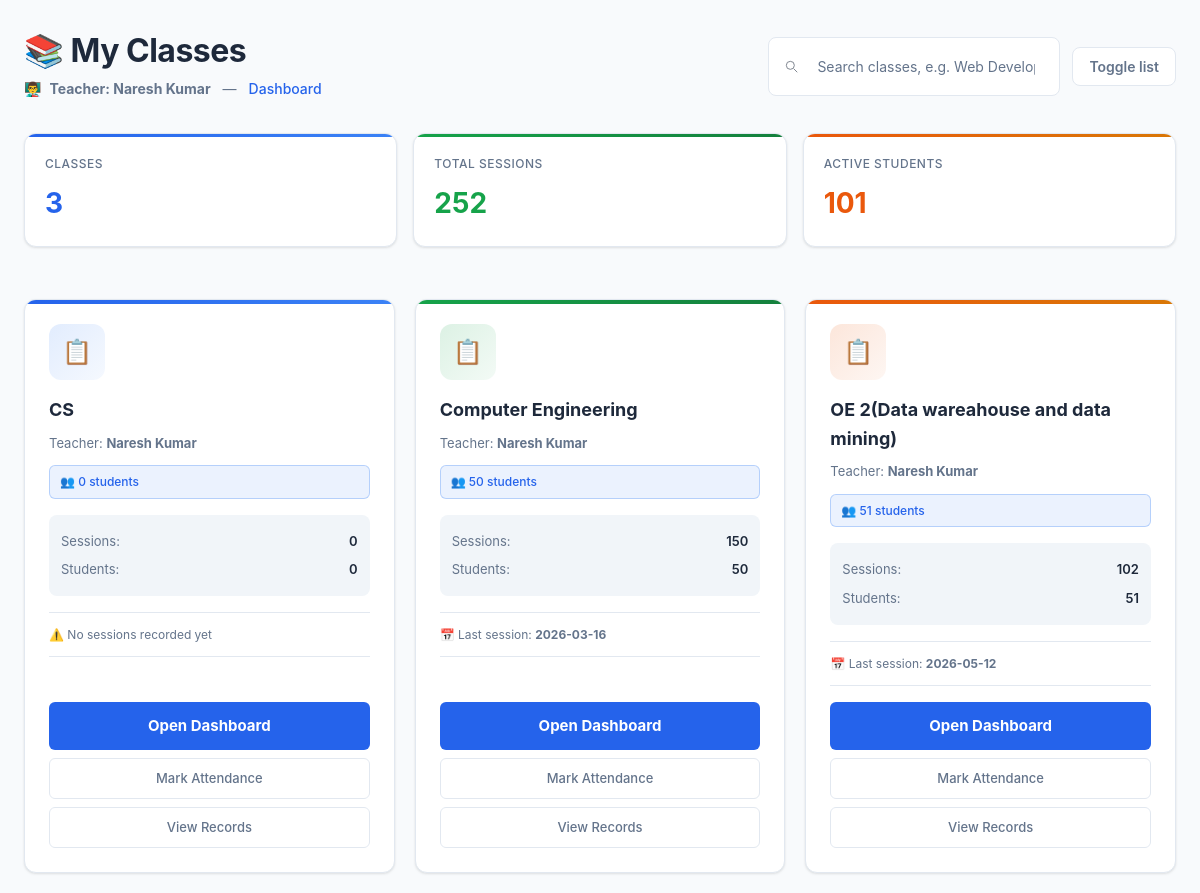
The app's page /teacher/classes (signed in) with its own data.
### app.py (models this page shows)
class User(db.Model):
    id = db.Column(db.Integer, primary_key=True)
    role = db.Column(db.String(20), nullable=False)
    name = db.Column(db.String(100), nullable=False)
    email = db.Column(db.String(100), unique=True, nullable=False)
    password = db.Column(db.String(200), nullable=False)
    roll_number = db.Column(db.String(20), nullable=True)
    branch = db.Column(db.String(100), nullable=True)
    semester = db.Column(db.String(20), nullable=True)
    department = db.Column(db.String(100), nullable=True)

### app.py (the view)
@app.route("/teacher/classes")
def teacher_classes():
    if session.get("role") != "teacher":
        abort(403)
    teacher = User.query.get(session.get("user_id"))
    classes = []
    if teacher and teacher.department:
        classes.append(normalize_subject_name(teacher.department))
    if teacher:
        subjects = [
            row[0]
            for row in db.session.query(Attendance.subject)
            .filter_by(teacher_id=teacher.id)
            .distinct()
            .all()
            or []
        ]
        for s in subjects:
            normalized = normalize_subject_name(s)
            if normalized and normalized not in classes:
                classes.append(normalized)
    classes_info = []
    for s in classes:
        match_values = subject_match_values(s)
        total_sessions = Attendance.query.filter_by(
            teacher_id=teacher.id
        ).filter(Attendance.subject.in_(match_values)
        ).count()
        last_rec = (
            Attendance.query.filter_by(teacher_id=teacher.id)
            .filter(Attendance.subject.in_(match_values))
            .order_by(Attendance.date.desc())
            .first()
        )
        last_date = last_rec.date.isoformat() if last_rec else None
        students_count = (
            db.session.query(Attendance.student_id)
            .filter_by(teacher_id=teacher.id)
            .filter(Attendance.subject.in_(match_values))
            .distinct()
            .count()
        )
        classes_info.append(
            {
                "subject": s,
                "total_sessions": total_sessions,
                "last_date": last_date,
                "students_count": students_count,
            }
        )
    return render_template(
        "teacher_classes.html", teacher=teacher, classes_info=classes_info
    )

### app.py (called while the page is built)
def normalize_subject_name(subject_value):
    s = (subject_value or "").strip()
    if not s:
        return "Unknown"
    if s.lower() == "computer science":
        return "Computer Engineering"
    return s

def subject_match_values(subject_value):
    s = normalize_subject_name(subject_value)
    if s == "Computer Engineering":
        return ["Computer Engineering", "Computer Science"]
    return [s]

### templates/teacher_classes.html (shortened to what this page needs)
<!doctype html>
<html lang="en">
<head>
  <link rel="stylesheet" href="{{ url_for('static', filename='style.css') }}">
</head>
<body>
  <div class="wrap">
    <div class="top">
      <div class="title">
        <h1>📚 My Classes</h1>
        <div class="sub">
          👨‍🏫 <strong>Teacher: {{ teacher.name }}</strong>
          <span style="color: var(--text-muted); margin: 0 4px;">—</span>
          <a href="{{ url_for('teacher_dashboard') }}" style="color: var(--primary); font-weight: 500;">Dashboard</a>
        </div>
      </div>
      <div class="toolbar">
        <div class="search" role="search">
          <svg width="16" height="16" viewBox="0 0 24 24" fill="none" style="margin-right: 8px;"><path d="M21 21l-4.35-4.35" stroke="currentColor" stroke-width="1.4" stroke-linecap="round" stroke-linejoin="round"/><circle cx="11" cy="11" r="6" stroke="currentColor" stroke-width="1.4"/></svg>
          <input id="search" placeholder="Search classes, e.g. Web Development" oninput="filterCards()" />
        </div>
        <div class="controls">
          <button class="btn btn-secondary" onclick="toggleView()">Toggle list</button>
        </div>
      </div>
    </div>
    <div class="summary" id="summaryStrip">
      <div class="stat">
        <div class="stat-label">Classes</div>
        <strong>{{ classes_info|length }}</strong>
      </div>
      <div class="stat">
        <div class="stat-label">Total sessions</div>
        <strong>{{ classes_info|sum(attribute='total_sessions') }}</strong>
      </div>
      <div class="stat">
        <div class="stat-label">Active students</div>
        <strong>{{ classes_info|sum(attribute='students_count') }}</strong>
      </div>
    </div>
    {% if classes_info %}
      <div class="grid" id="cards">
        {% for c in classes_info %}
        <div class="card" data-subject="{{ c.subject|lower }}">
          <div class="card-icon">📋</div>
          <div class="subject">{{ c.subject }}</div>
          <div class="teacher-info">Teacher: <strong>{{ teacher.name }}</strong></div>
          <div class="students-badge">👥 {{ c.students_count }} students</div>
          <div class="card-meta">
            <div class="meta-row">
              <span>Sessions:</span>
              <strong>{{ c.total_sessions }}</strong>
            </div>
            <div class="meta-row">
              <span>Students:</span>
              <strong>{{ c.students_count }}</strong>
            </div>
          </div>
          {% if c.last_date %}
            <div class="last-session">📅 Last session: <strong>{{ c.last_date }}</strong></div>
          {% else %}
            <div class="last-session" style="color: var(--text-muted);">⚠️ No sessions recorded yet</div>
          {% endif %}
          <div class="actions">
            <a href="{{ url_for('teacher_dashboard') }}" class="action-btn">Open Dashboard</a>
            <a href="{{ url_for('select_class_mark') }}" class="action-btn secondary">Mark Attendance</a>
            <a href="{{ url_for('select_class_view') }}" class="action-btn secondary">View Records</a>
          </div>
        </div>
        {% endfor %}
      </div>
    {% else %}
      <div class="empty">
        <h2>No Classes Found</h2>
        <p>No classes yet. Add a subject in your profile or mark attendance to create a class entry.</p>
      </div>
    {% endif %}
  </div>
</body>
</html>

### static/style.css (style rules this page uses)
* { margin: 0; padding: 0; box-sizing: border-box; }
:root { --primary: #2563eb; --primary-dark: #1e40af; --primary-light: #3b82f6; --primary-gradient: linear-gradient(135deg, #2563eb 0%, #3b82f6 100%); --secondary: #06b6d4; --secondary-gradient: linear-gradient(135deg, #06b6d4 0%, #0891b2 100%); --accent: #dc2626; --accent-warm: #ea580c; --accent-warm-gradient: linear-gradient(135deg, #ea580c 0%, #d97706 100%); --success: #16a34a; --success-gradient: linear-gradient(135deg, #16a34a 0%, #15803d 100%); --warning: #ca8a04; --warning-gradient: linear-gradient(135deg, #ca8a04 0%, #b45309 100%); --purple: #9333ea; --purple-gradient: linear-gradient(135deg, #9333ea 0%, #7c3aed 100%); --pink: #ec4899; --pink-gradient: linear-gradient(135deg, #ec4899 0%, #db2777 100%); --indigo: #4f46e5; --indigo-gradient: linear-gradient(135deg, #4f46e5 0%, #4338ca 100%); --bg-dark: #f8fafc; --bg-darker: #f1f5f9; --card-bg: #ffffff; --border-color: #e2e8f0; --text-light: #1e293b; --text-muted: #64748b; --text-dark: #334155; --shadow: 0 1px 3px rgba(0, 0, 0, 0.08), 0 1px 2px rgba(0, 0, 0, 0.04); --shadow-md: 0 4px 6px rgba(0, 0, 0, 0.1), 0 2px 4px rgba(0, 0, 0, 0.06); --shadow-lg: 0 10px 15px rgba(0, 0, 0, 0.1), 0 4px 6px rgba(0, 0, 0, 0.05); --radius: 8px; --font-sans: -apple-system, BlinkMacSystemFont, 'Segoe UI', 'Roboto', 'Oxygen', 'Ubuntu', 'Cantarell', sans-serif; }
body { font-family: var(--font-sans); background: var(--bg-dark); color: var(--text-light); line-height: 1.6; }
.btn { padding: 10px 20px; border: none; border-radius: var(--radius); font-family: inherit; font-size: 14px; font-weight: 500; cursor: pointer; transition: all 0.2s ease; text-decoration: none; display: inline-block; }
.btn-secondary { background: var(--card-bg); color: var(--text-light); border: 1px solid var(--border-color); }
input, select, textarea { font-family: inherit; font-size: 14px; border: 1px solid var(--border-color); padding: 10px 12px; border-radius: var(--radius); background: var(--card-bg); color: var(--text-light); transition: all 0.2s ease; }
input::placeholder, select::placeholder, textarea::placeholder { color: var(--text-muted); }
.card { background: var(--card-bg); border-radius: var(--radius); padding: 20px; box-shadow: var(--shadow); border: 1px solid var(--border-color); }
h1, h2, h3, h4, h5, h6 { font-weight: 600; line-height: 1.2; color: var(--text-light); }
h1 { font-size: 28px; }
input, select { padding: 10px; border: 1px solid #ccc; border-radius: 6px; font-size: 14px; }
button { padding: 10px; background: #2575fc; color: #fff; border: none; border-radius: 6px; font-size: 16px; cursor: pointer; transition: background 0.3s; }
body { background: linear-gradient(135deg, #6a11cb 0%, #2575fc 100%); font-family: "Poppins", Arial, sans-serif; }
.card { background: #fff; border-radius: 10px; box-shadow: 0 4px 8px rgba(0, 0, 0, 0.1); padding: 20px; margin: 20px 0; }
.card a { color: #2575fc; text-decoration: none; font-weight: bold; }

### records on screen
User: name "Naresh Kumar", subject "CS", students_count "0", total_sessions "0", shows "⚠️ No sessions recorded yet", name "Naresh Kumar" "Naresh Kumar"

### other values on screen
{{ classes_info|length }} "3"
{{ classes_info|sum(attribute='total_sessions') }} "252"
{{ classes_info|sum(attribute='students_count') }} "101"
{{ c.subject }} "Computer Engineering" "OE 2(Data wareahouse and data mining)"
{{ c.students_count }} "50" "51"
{{ c.total_sessions }} "150" "102"
{{ c.last_date }} "2026-03-16" "2026-05-12"
